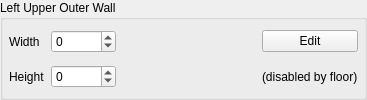
        <widget class="QGroupBox" name="groupBox_2">
         <property name="title">
          <string>Left Upper Outer Wall</string>
         </property>
         <layout class="QGridLayout" name="gridLayout_7">
          <property name="leftMargin">
           <number>6</number>
          </property>
          <property name="topMargin">
           <number>6</number>
          </property>
          <property name="rightMargin">
           <number>6</number>
          </property>
          <property name="bottomMargin">
           <number>6</number>
          </property>
          <property name="spacing">
           <number>6</number>
          </property>
          <item row="0" column="1">
           <widget class="QSpinBox" name="sbLUOWallHOffset">
            <property name="minimum">
             <number>-65535</number>
            </property>
            <property name="maximum">
             <number>65535</number>
            </property>
            <property name="singleStep">
             <number>100</number>
            </property>
           </widget>
          </item>
          <item row="0" column="0">
           <widget class="QLabel" name="label_8">
            <property name="text">
             <string>Width</string>
            </property>
           </widget>
          </item>
          <item row="0" column="4" rowspan="2">
           <widget class="QLabel" name="lblLUOWallTex2">
            <property name="sizePolicy">
             <sizepolicy hsizetype="Fixed" vsizetype="Fixed">
              <horstretch>0</horstretch>
              <verstretch>0</verstretch>
             </sizepolicy>
            </property>
            <property name="minimumSize">
             <size>
              <width>64</width>
              <height>64</height>
             </size>
            </property>
            <property name="text">
             <string/>
            </property>
           </widget>
          </item>
          <item row="0" column="2" rowspan="2">
           <widget class="QLabel" name="lblLUOWallTex1">
            <property name="sizePolicy">
             <sizepolicy hsizetype="Fixed" vsizetype="Fixed">
              <horstretch>0</horstretch>
              <verstretch>0</verstretch>
             </sizepolicy>
            </property>
            <property name="minimumSize">
             <size>
              <width>64</width>
              <height>64</height>
             </size>
            </property>
            <property name="text">
             <string/>
            </property>
           </widget>
          </item>
          <item row="1" column="1">
           <widget class="QSpinBox" name="sbLUOWallHeight">
            <property name="minimum">
             <number>-65535</number>
            </property>
            <property name="maximum">
             <number>65535</number>
            </property>
            <property name="singleStep">
             <number>100</number>
            </property>
           </widget>
          </item>
          <item row="1" column="0">
           <widget class="QLabel" name="label_38">
            <property name="text">
             <string>Height</string>
            </property>
           </widget>
          </item>
          <item row="0" column="5">
           <widget class="QPushButton" name="pbEditLUOWall">
            <property name="text">
             <string>Edit</string>
            </property>
           </widget>
          </item>
          <item row="1" column="5">
           <widget class="QLabel" name="lblLUOWallDisabled">
            <property name="text">
             <string>(disabled by floor)</string>
            </property>
           </widget>
          </item>
         </layout>
        </widget>
